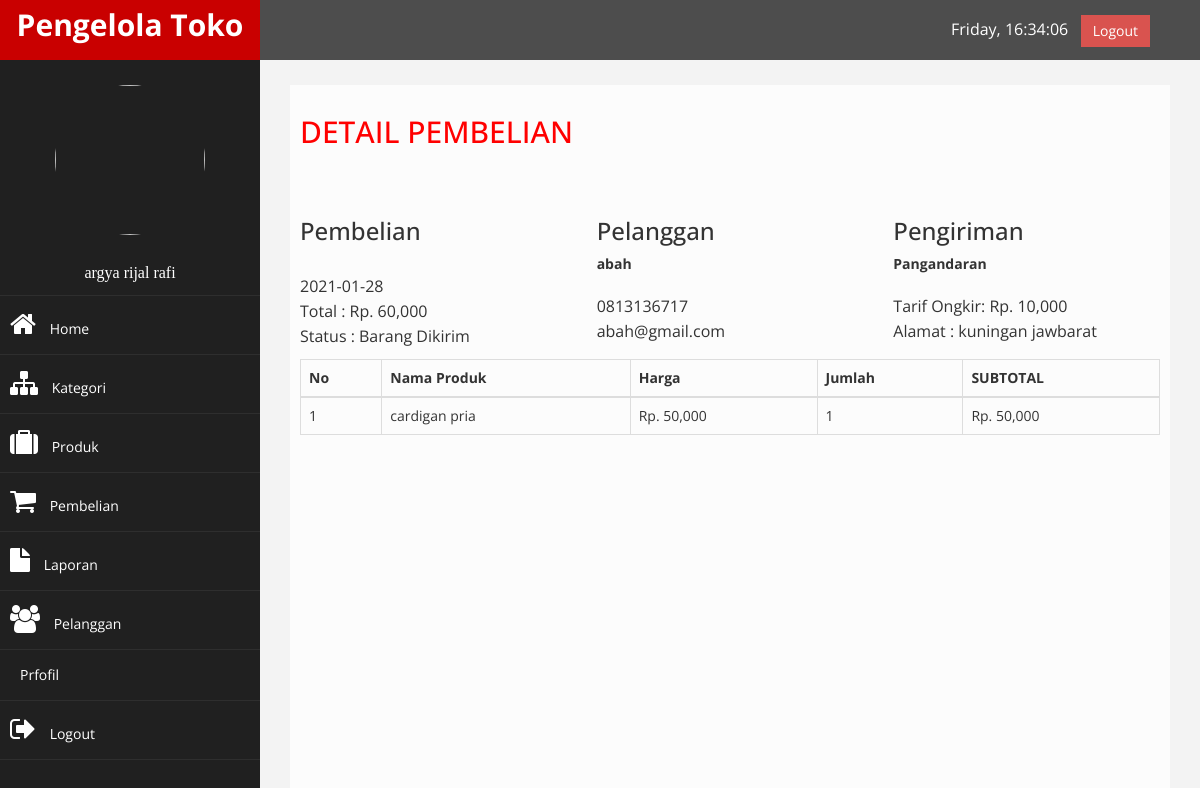
The page /admin/index.php?halaman=detail&id=39 (signed in) on the database its author committed.
### tables this page shows
CREATE TABLE `pembelian` (
  `id_pembelian` int(11) NOT NULL,
  `id_pelanggan` int(11) NOT NULL,
  `tanggal_pembelian` date NOT NULL,
  `total_pembelian` int(11) NOT NULL,
  `id_ongkir` int(11) NOT NULL,
  `nama_kota` varchar(100) NOT NULL,
  `tarif` int(11) NOT NULL,
  `alamat_rumah` varchar(100) NOT NULL,
  `status_pembelian` varchar(50) NOT NULL DEFAULT 'pending',
  `resi_pengiriman` varchar(50) NOT NULL
);

CREATE TABLE `pelanggan` (
  `id_pelanggan` int(11) NOT NULL,
  `email_pelanggan` varchar(100) NOT NULL,
  `password_pelanggan` varchar(250) NOT NULL,
  `nama_pelanggan` varchar(100) NOT NULL,
  `telepon_pelanggan` varchar(15) NOT NULL
);

CREATE TABLE `pembelian_produk` (
  `id_pembelian_produk` int(11) NOT NULL,
  `id_pembelian` int(11) NOT NULL,
  `id_produk` int(11) NOT NULL,
  `nama` varchar(100) NOT NULL,
  `harga` int(100) NOT NULL,
  `berat` float NOT NULL,
  `sub_berat` int(11) NOT NULL,
  `sub_harga` int(11) NOT NULL,
  `jumlah` int(11) NOT NULL
);

CREATE TABLE `produk` (
  `id_produk` int(11) NOT NULL,
  `id_kategori` int(11) NOT NULL,
  `nama_produk` varchar(100) NOT NULL,
  `harga_produk` int(11) NOT NULL,
  `berat_produk` float NOT NULL,
  `foto_produk` varchar(100) NOT NULL,
  `deskripsi_produk` text NOT NULL,
  `stok_produk` int(15) NOT NULL
);

### admin/detail.php (the view, shortened to what this page needs)
<?php
$ambil = $conn-> query("SELECT * FROM pembelian JOIN pelanggan ON pembelian.id_pelanggan=pelanggan.id_pelanggan WHERE pembelian.id_pembelian='$_GET[id]'");
$detail = $ambil-> fetch_assoc();
?>
<!DOCTYPE html>
<html lang="en">
<head>
</head>
<body>
<h2>DETAIL PEMBELIAN</h2><br><br>
    <div class="row">
        <div class="col-md-4">
            <h3>Pembelian</h3>
            <p>
                <?= $detail["tanggal_pembelian"]; ?><br>
                Total : Rp. <?= number_format($detail["total_pembelian"]); ?><br>
                Status : <?= $detail["status_pembelian"]; ?>
            </p>
        </div>
        <div class="col-md-4">
            <h3>Pelanggan</h3>
            <strong><?= $detail["nama_pelanggan"]; ?></strong>
            <p>
            <?= $detail["telepon_pelanggan"]; ?><br>
            <?= $detail["email_pelanggan"]; ?>
            </p>
        </div>
        <div class="col-md-4">
            <h3>Pengiriman</h3>
            <strong><?= $detail["nama_kota"]; ?></strong><br>
            <p>
            Tarif Ongkir: Rp. <?= number_format($detail["tarif"]); ?><br>
            Alamat : <?= $detail["alamat_rumah"]; ?>
            </p>
        </div>
    </div>
    <table class="table table-bordered">
        <thead>
            <tr>
                <th>No</th>
                <th>Nama Produk</th>
                <th>Harga</th>
                <th>Jumlah</th>
                <th>SUBTOTAL</th>
            </tr>
        </thead>
        <tbody>
        <?php $i=1; ?>
        <?php $ambil= $conn->query("SELECT * FROM pembelian_produk JOIN produk ON
        pembelian_produk.id_produk=produk.id_produk WHERE pembelian_produk.id_pembelian='$_GET[id]'");?>
        <?php while($pecah = $ambil->fetch_assoc()){?>
        <?php $total= $pecah["harga_produk"] * $pecah["jumlah"];
        $harga = $pecah["harga_produk"];
        $rupiah = number_format($harga,0);
        $bil = number_format($total,0); ?>
            <tr>
                <td><?= $i;?></td>
                <td><?= $pecah["nama_produk"];?></td>
                <td>Rp. <?= $rupiah?></td>
                <td><?= $pecah["jumlah"];?></td>
                <td>Rp. <?= $bil?></td>
            </tr>
             <?php $i++ ?>
        <?php } ?>
        </tbody>
    </table>
</html>

### admin/assets/css/custom.css (style rules this page uses)
body { font-family: 'Open Sans', sans-serif; }
h2 { color: #f00; }
p { font-size:16px; line-height:25px; padding-top:20px; }

### rows shown on the page
pembelian: tanggal_pembelian "2021-01-28", total_pembelian "60,000", status_pembelian "Barang Dikirim", id_pelanggan.nama_pelanggan "abah", id_pelanggan.telepon_pelanggan "0813136717", id_pelanggan.email_pelanggan "abah@gmail.com", nama_kota "Pangandaran", tarif "10,000", alamat_rumah "kuningan jawbarat"
pembelian_produk: id_produk.nama_produk "cardigan pria", id_produk.harga_produk "50,000", jumlah "1", bil "50,000"

### other values the page prints
$_SESSION["admin"]["nama_lengkap"] "argya rijal rafi"
